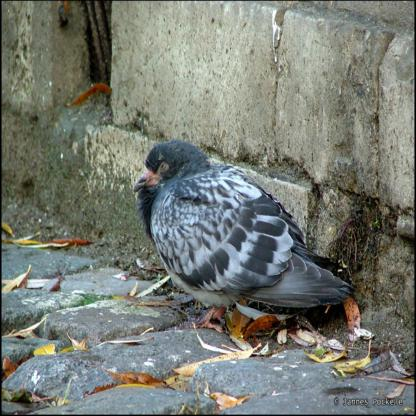
#> input picture data/train/bird/000f6e054dde03c8_jpg.rf.f6bc4d3376c3235f3c31171382403232.jpg, 416 x 416 px; its folder holds 3 pictures in this run
$ python test_generator.py
#> lines starting #> are read from the running program, lines starting #| are printed output that depends on the picture
### data_generator.py
import os
import cv2
import numpy as np

IMAGE_SIZE = (224, 224)

class DataGenerator:
    def __init__(self, folder):
        self.folder = folder
        self.classes = ["bird", "drone"]
        self.filepaths = []

        for label_index, label in enumerate(self.classes):
            class_folder = os.path.join(folder, label)
            for filename in os.listdir(class_folder):
                self.filepaths.append((os.path.join(class_folder, filename), label_index))

    def __len__(self):
        return len(self.filepaths)

    def load_batch(self, batch_size=32):
        """Yield batches instead of loading entire dataset"""
        for i in range(0, len(self.filepaths), batch_size):
            batch_files = self.filepaths[i : i + batch_size]
            images = []
            labels = []

            for path, label in batch_files:
                img = cv2.imread(path)
                if img is None:
                    continue
                img = cv2.resize(img, IMAGE_SIZE)
                img = img.astype("float32") / 255.0  # Normalize
                images.append(img)
                labels.append(label)

            yield np.array(images), np.array(labels)

### test_generator.py
from data_generator import DataGenerator

train_gen = DataGenerator("data/train")
val_gen = DataGenerator("data/validation")
test_gen = DataGenerator("data/test")
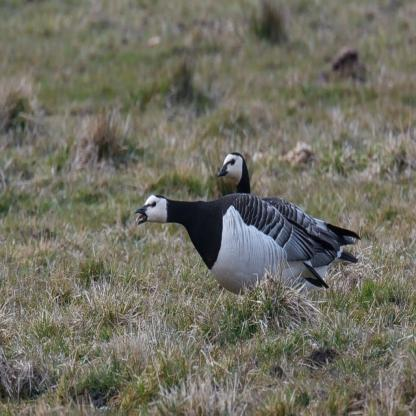
#> input picture data/train/bird/00178f2f5ed06d6a_jpg.rf.e504350b6a72c87c754e4336e75ec4ab.jpg, 416 x 416 px
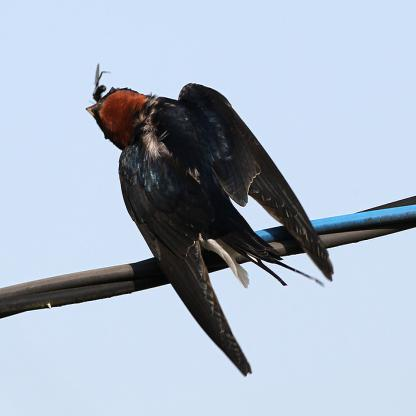
#> input picture data/train/bird/00574bd41ecab496_jpg.rf.ee88a79933d522f776db274dad1f0c82.jpg, 416 x 416 px
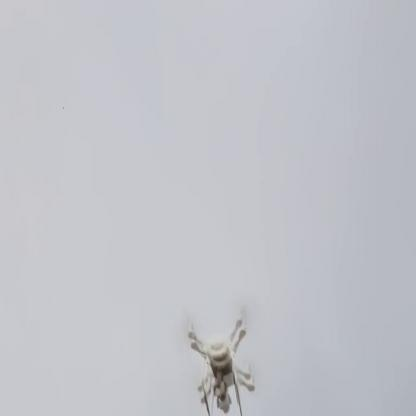
#> input picture data/train/drone/foto00320_png.rf.66d6cb672aab181457e905908d06b11c.jpg, 416 x 416 px

print("Train images:", len(train_gen))
print("Validation images:", len(val_gen))
print("Test images:", len(test_gen))

# Test loading one batch
for X_batch, y_batch in train_gen.load_batch(batch_size=32):
    print("Batch Loaded:", X_batch.shape, y_batch.shape)
    break
